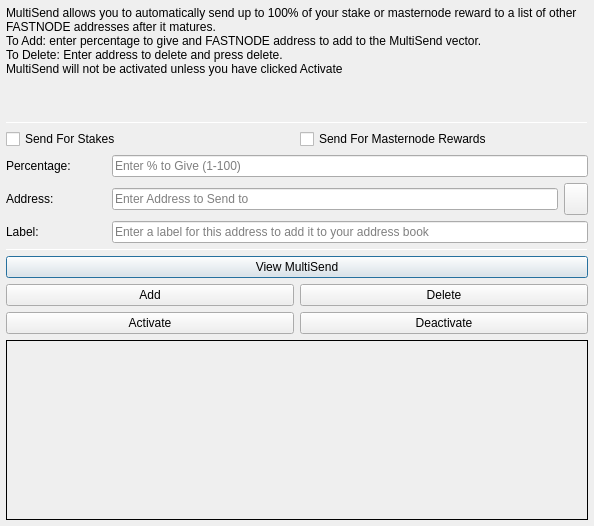
<?xml version="1.0" encoding="UTF-8"?>
<ui version="4.0">
 <class>MultiSendDialog</class>
 <widget class="QDialog" name="MultiSendDialog">
  <property name="windowModality">
   <enum>Qt::NonModal</enum>
  </property>
  <property name="geometry">
   <rect>
    <x>0</x>
    <y>0</y>
    <width>594</width>
    <height>526</height>
   </rect>
  </property>
  <property name="windowTitle">
   <string>MultiSend</string>
  </property>
  <layout class="QVBoxLayout" name="verticalLayout" stretch="0">
   <property name="leftMargin">
    <number>6</number>
   </property>
   <property name="topMargin">
    <number>6</number>
   </property>
   <property name="rightMargin">
    <number>6</number>
   </property>
   <property name="bottomMargin">
    <number>6</number>
   </property>
   <item>
    <layout class="QVBoxLayout" name="verticalLayout_Main" stretch="1,1,1,0,1,1,1">
     <item>
      <widget class="QLabel" name="label_2">
       <property name="lineWidth">
        <number>1</number>
       </property>
       <property name="text">
        <string>MultiSend allows you to automatically send up to 100% of your stake or masternode reward to a list of other FASTNODE addresses after it matures.
To Add: enter percentage to give and FASTNODE address to add to the MultiSend vector.
To Delete: Enter address to delete and press delete.
MultiSend will not be activated unless you have clicked Activate</string>
       </property>
       <property name="alignment">
        <set>Qt::AlignLeading|Qt::AlignLeft|Qt::AlignTop</set>
       </property>
       <property name="wordWrap">
        <bool>true</bool>
       </property>
      </widget>
     </item>
     <item>
      <widget class="Line" name="line">
       <property name="minimumSize">
        <size>
         <width>0</width>
         <height>1</height>
        </size>
       </property>
       <property name="maximumSize">
        <size>
         <width>16777215</width>
         <height>1</height>
        </size>
       </property>
       <property name="orientation">
        <enum>Qt::Horizontal</enum>
       </property>
      </widget>
     </item>
     <item>
      <layout class="QVBoxLayout" name="verticalLayout_Settings">
       <item>
        <layout class="QHBoxLayout" name="horizontalLayout">
         <item>
          <widget class="QCheckBox" name="multiSendStakeCheckBox">
           <property name="text">
            <string>Send For Stakes</string>
           </property>
          </widget>
         </item>
         <item>
          <widget class="QCheckBox" name="multiSendMasternodeCheckBox">
           <property name="text">
            <string>Send For Masternode Rewards</string>
           </property>
          </widget>
         </item>
        </layout>
       </item>
       <item>
        <layout class="QHBoxLayout" name="horizontalLayout_6">
         <item>
          <widget class="QLabel" name="label">
           <property name="minimumSize">
            <size>
             <width>100</width>
             <height>0</height>
            </size>
           </property>
           <property name="toolTip">
            <string>Percentage of stake to send</string>
           </property>
           <property name="text">
            <string>Percentage:</string>
           </property>
          </widget>
         </item>
         <item>
          <widget class="QLineEdit" name="multiSendPercentEdit">
           <property name="toolTip">
            <string>Enter whole numbers 1 - 100</string>
           </property>
           <property name="placeholderText">
            <string>Enter % to Give (1-100)</string>
           </property>
          </widget>
         </item>
        </layout>
       </item>
       <item>
        <layout class="QHBoxLayout" name="horizontalLayout_7">
         <item>
          <widget class="QLabel" name="label_5">
           <property name="minimumSize">
            <size>
             <width>100</width>
             <height>0</height>
            </size>
           </property>
           <property name="toolTip">
            <string>Address to send portion of stake to</string>
           </property>
           <property name="text">
            <string>Address:</string>
           </property>
          </widget>
         </item>
         <item>
          <widget class="QLineEdit" name="multiSendAddressEdit">
           <property name="toolTip">
            <string/>
           </property>
           <property name="placeholderText">
            <string>Enter Address to Send to</string>
           </property>
          </widget>
         </item>
         <item>
          <widget class="QToolButton" name="addressBookButton">
           <property name="maximumSize">
            <size>
             <width>16777215</width>
             <height>32</height>
            </size>
           </property>
           <property name="toolTip">
            <string>Choose an address from the address book</string>
           </property>
           <property name="text">
            <string/>
           </property>
           <property name="icon">
            <iconset resource="../fastnode.qrc">
             <normaloff>:/icons/address-book</normaloff>:/icons/address-book</iconset>
           </property>
           <property name="shortcut">
            <string>Alt+A</string>
           </property>
          </widget>
         </item>
        </layout>
       </item>
      </layout>
     </item>
     <item>
      <layout class="QHBoxLayout" name="horizontalLayout_3">
       <item>
        <widget class="QLabel" name="label_3">
         <property name="minimumSize">
          <size>
           <width>100</width>
           <height>0</height>
          </size>
         </property>
         <property name="text">
          <string>Label:</string>
         </property>
        </widget>
       </item>
       <item>
        <widget class="QLineEdit" name="labelAddressLabelEdit">
         <property name="placeholderText">
          <string>Enter a label for this address to add it to your address book</string>
         </property>
        </widget>
       </item>
      </layout>
     </item>
     <item>
      <widget class="Line" name="line_2">
       <property name="minimumSize">
        <size>
         <width>0</width>
         <height>1</height>
        </size>
       </property>
       <property name="maximumSize">
        <size>
         <width>16777215</width>
         <height>1</height>
        </size>
       </property>
       <property name="orientation">
        <enum>Qt::Horizontal</enum>
       </property>
      </widget>
     </item>
     <item>
      <layout class="QVBoxLayout" name="verticalLayout_Buttons">
       <item>
        <layout class="QHBoxLayout" name="horizontalLayout_4">
         <item>
          <widget class="QPushButton" name="viewButton">
           <property name="toolTip">
            <string/>
           </property>
           <property name="statusTip">
            <string>View MultiSend Vector</string>
           </property>
           <property name="text">
            <string>View MultiSend</string>
           </property>
          </widget>
         </item>
        </layout>
       </item>
       <item>
        <layout class="QHBoxLayout" name="horizontalLayout_2">
         <item>
          <widget class="QPushButton" name="addButton">
           <property name="toolTip">
            <string/>
           </property>
           <property name="statusTip">
            <string>Add to MultiSend Vector</string>
           </property>
           <property name="text">
            <string>Add</string>
           </property>
          </widget>
         </item>
         <item>
          <widget class="QPushButton" name="deleteButton">
           <property name="toolTip">
            <string/>
           </property>
           <property name="statusTip">
            <string>Delete Address From MultiSend Vector</string>
           </property>
           <property name="text">
            <string>Delete</string>
           </property>
          </widget>
         </item>
        </layout>
       </item>
       <item>
        <layout class="QHBoxLayout" name="horizontalLayout_5">
         <item>
          <widget class="QPushButton" name="activateButton">
           <property name="statusTip">
            <string>Activate MultiSend</string>
           </property>
           <property name="text">
            <string>Activate</string>
           </property>
          </widget>
         </item>
         <item>
          <widget class="QPushButton" name="disableButton">
           <property name="statusTip">
            <string>Deactivate MultiSend</string>
           </property>
           <property name="text">
            <string>Deactivate</string>
           </property>
          </widget>
         </item>
        </layout>
       </item>
      </layout>
     </item>
     <item>
      <widget class="QLabel" name="message">
       <property name="minimumSize">
        <size>
         <width>0</width>
         <height>180</height>
        </size>
       </property>
       <property name="frameShape">
        <enum>QFrame::Panel</enum>
       </property>
       <property name="frameShadow">
        <enum>QFrame::Plain</enum>
       </property>
       <property name="lineWidth">
        <number>1</number>
       </property>
       <property name="midLineWidth">
        <number>1</number>
       </property>
       <property name="text">
        <string/>
       </property>
       <property name="alignment">
        <set>Qt::AlignLeading|Qt::AlignLeft|Qt::AlignTop</set>
       </property>
       <property name="wordWrap">
        <bool>true</bool>
       </property>
      </widget>
     </item>
    </layout>
   </item>
  </layout>
 </widget>
 <resources>
  <include location="../fastnode.qrc"/>
 </resources>
 <connections/>
</ui>
